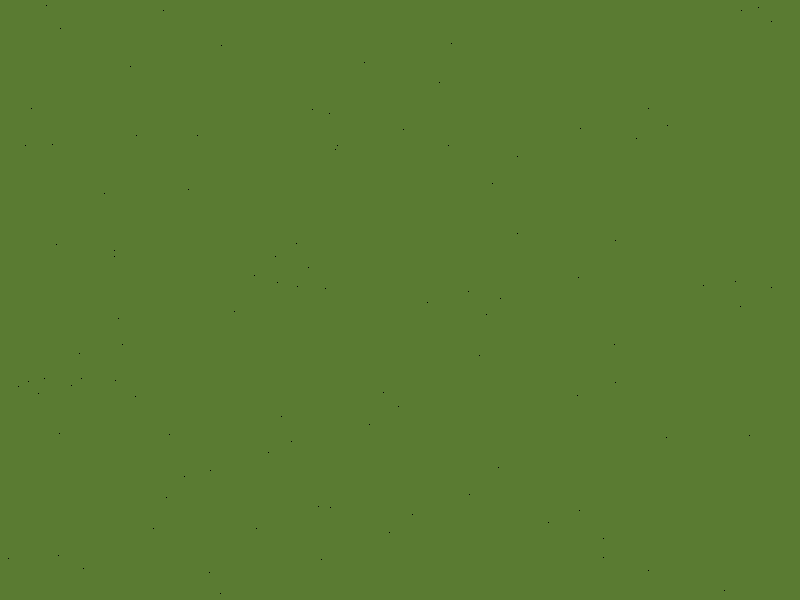
Frame 1 (no input)
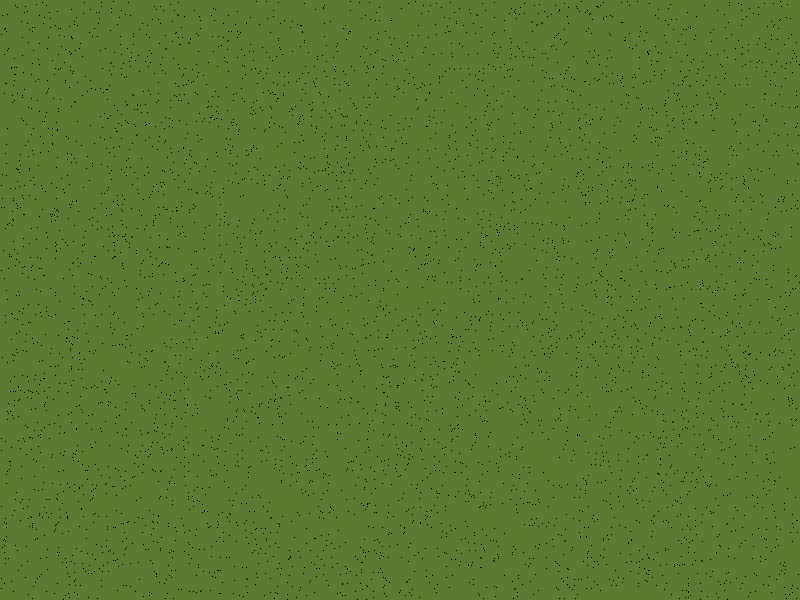
Frame 60 (the mouse pressed at the canvas centre just before this capture)
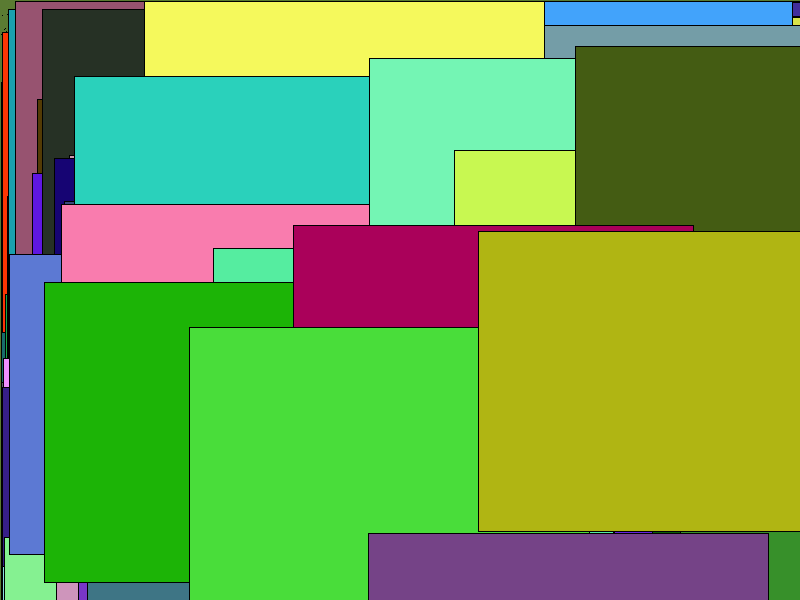
Frame 120 (the mouse held since frame 60 and released just before this capture)

The Processing sketch that drew these frames (run headless with seeded random() and noise(); from frame 60 on, the mouse is pressed at the canvas centre):

// Processing sketch: sketch_2_loop
// ── sketch_2_loop.pde
// intro to processing
// sketch 3.
// AUB
// p5Bournemouth
// Ashley James Brown for Not Yet Invented
//-----------------------------------------------------------------------------------

void setup() {
  size(800, 600);
  background(90, 123, 50);
}

//-----------------------------------------------------------------------------------


void draw() {
  
  // a loop of 100 times
  
  for (int i=0; i < 100; i++) {
    
    // random numbers assigned to a variable
    float x = random(1, width);
    float y = random(1, height);
    
    float r = random(0,255);
    float g = random(0,255);
    float b = random(0,255);
    
    // use  
    fill(r,g,b);
    rect(x, y, mouseX, mouseY);
  }
  
}
